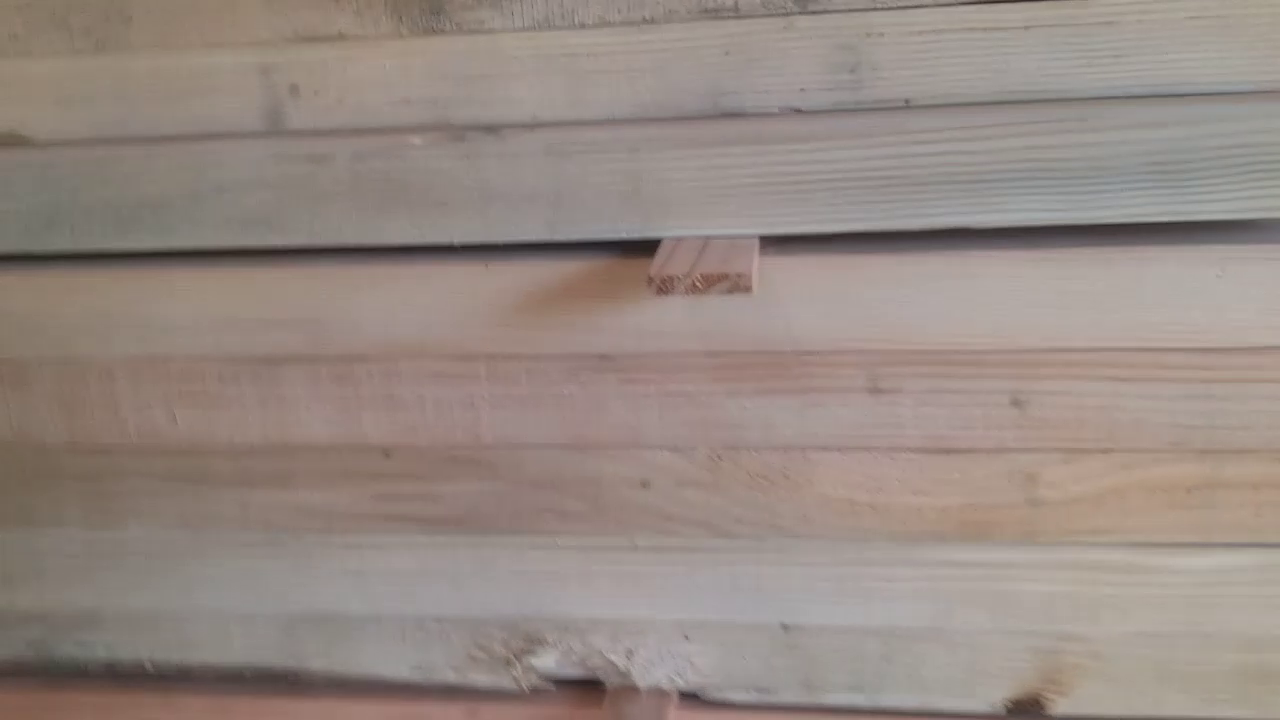
#> input picture frame 9 of Videos/test.mp4, 1280 x 720 px, given in place of test_vid.mp4, which was not available
$ python BattenTest.py
#> lines starting #> are read from the running program, lines starting #| are printed output that depends on the picture; after the words box and inside, x2 and y2 are one past the last pixel; in counts of white or black regions, pixels touching at a corner belong together; pictures that were not available may be replaced by others from this repository, and a replacement may not be noted
#> further down, frame is the input picture: shape (720, 1280, 3); mean B, G, R 130.9, 137.6, 150.4
'''
This program was an attempt to detect a stack of battens,
then identify individual battens within the stack.

@author: Sabrina Lesser (Sabrina.Lesser@rfpco.com)
@date last modified: 7/27/21
'''
import cv2 as cv
import numpy as np

#bgr color range for battens
b_low = 130
b_high = 180
g_low = 130
g_high = 190
r_low = 150
r_high = 200

#hsv color range for battens
h_low = 0
h_high = 110
s_low = 0
s_high = 110
v_low = 110
v_high = 210

'''
Find the region of interest that the stack resides in
@param im a frame including a stack of battens
@return a frame including only the stack
'''
def detect_stack(im):
    ret = im.copy()

    #convert frame to hsv
    hsv = cv.cvtColor(im, cv.COLOR_BGR2HSV)
#> hsv: shape (720, 1280, 3); mean H, S, V 18.5, 33.9, 150.5

    #filter out colors outside the range
    lower_hsv = np.array([h_low, s_low, v_low])
    higher_hsv = np.array([h_high, s_high, v_high])
    mask = cv.inRange(hsv, lower_hsv, higher_hsv)
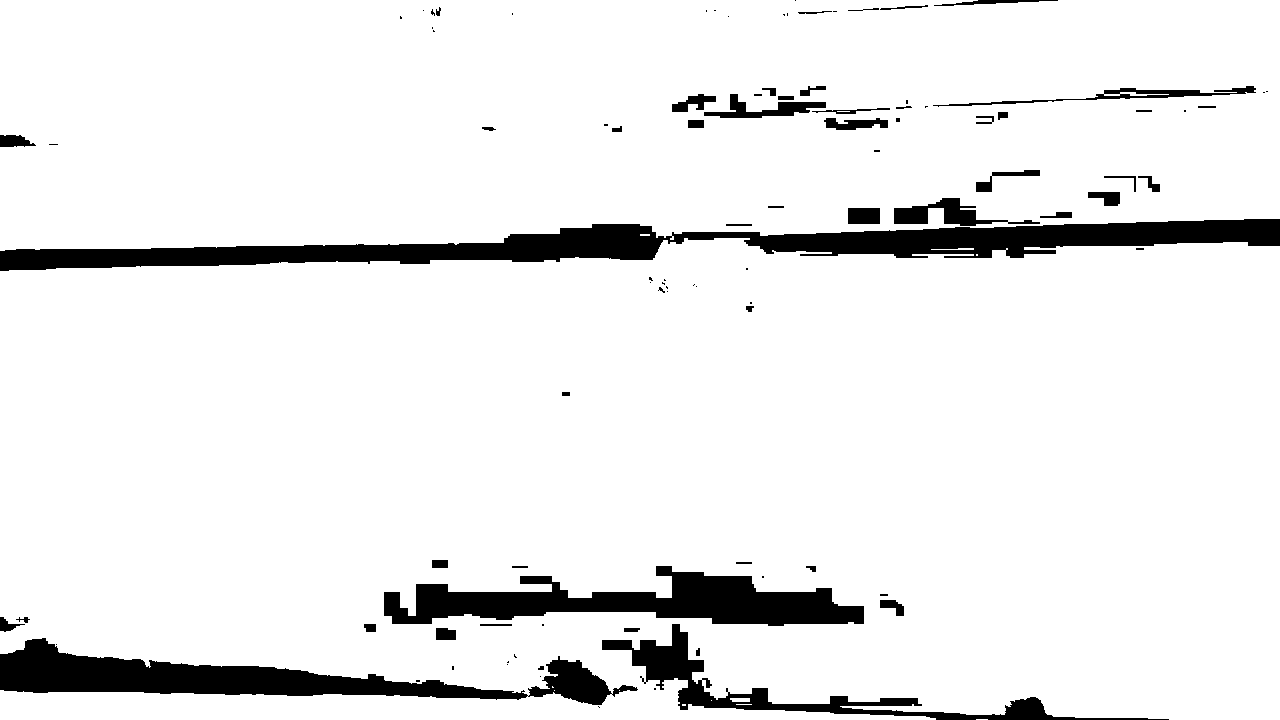
#> mask: shape (720, 1280); 92% white; 97 black regions (47 under 20 px), largest, box (x1, y1, x2, y2) and area: (0, 219, 1280, 271) 26844, (0, 638, 638, 705) 15700, (384, 566, 864, 626) 14132
    hsv_filter = cv.bitwise_and(frame, frame, mask=mask)
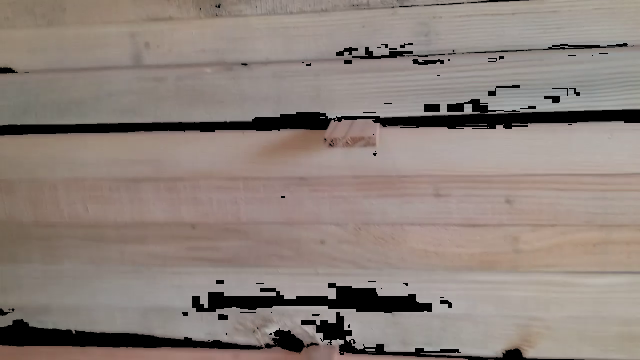
#> hsv_filter: shape (720, 1280, 3) (shown at 1/2 size); mean B, G, R 122.5, 129.1, 141.3

    #blur the image and find the contours
    blur = cv.medianBlur(hsv_filter, 5)
    blur2 = cv.bilateralFilter(blur, 7, 75, 75)
    edges = cv.Canny(image=blur2, threshold1=100, threshold2=200)
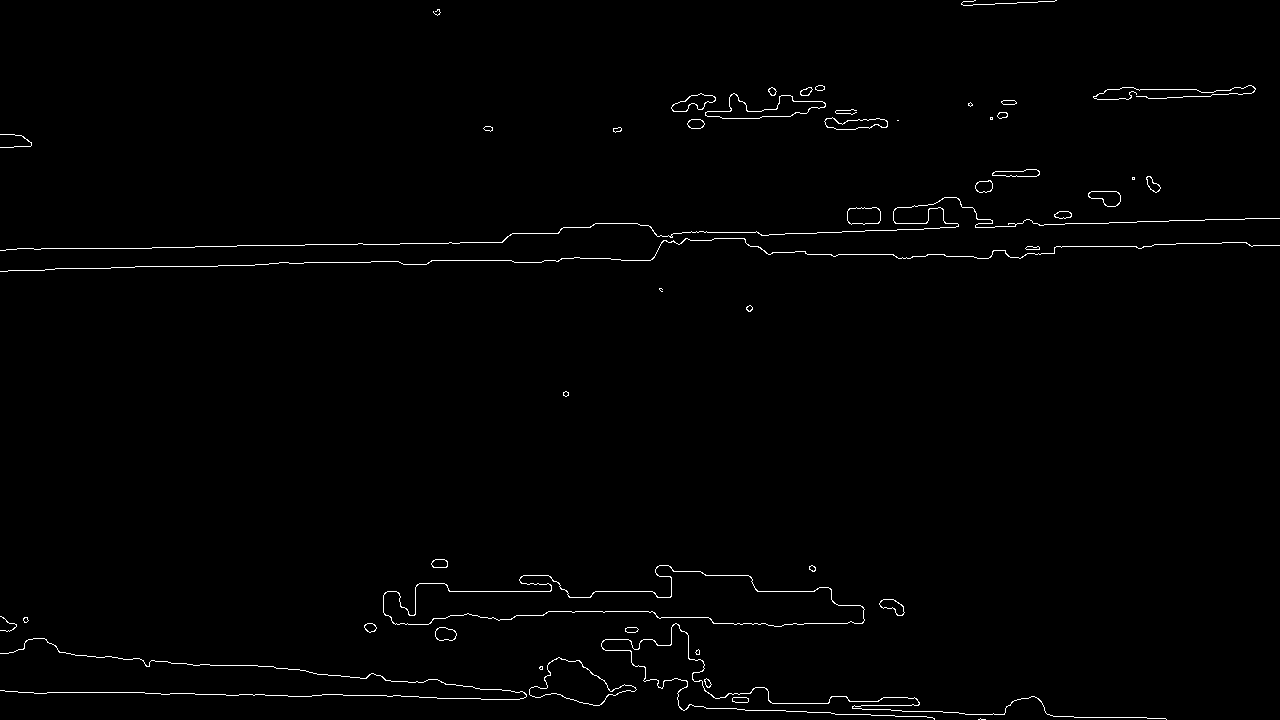
#> edges: shape (720, 1280); 1% white in thin lines or dots
    contours, hierarchy = cv.findContours(edges, cv.RETR_TREE, cv.CHAIN_APPROX_SIMPLE)
#> contours = 86 contours, 24 with area under 20; largest, box (x1, y1, x2, y2) and area: (383, 565, 865, 627) 14284, (383, 565, 865, 627) 14208, (529, 657, 637, 706) 2320, (529, 657, 637, 706) 2286, (705, 93, 826, 119) 1278

    #find the area of each contour
    areas = [cv.contourArea(c) for c in contours]
#> areas = 86 values, max 14283.5 at index 26, min 0 at index 0, mean 501.6


    flag = False
    x = 0
    y = 0
    w = 0
    h = 0
    #find the largest contour that is the right color
    while not flag and len(areas) > 0:
        #get the bounding rectangle of the contour with the largest area
        idx = np.argmax(areas)
        x,y,w,h = cv.boundingRect(contours[idx])
        bounded = np.copy(im[y:y+h,x:x+w])

        #find the colors within the rectangle as a histogram
        bgr_planes = cv.split(bounded)
        b_hist = cv.calcHist(bgr_planes, [0], None, [256], (0, 256), accumulate=False)
        g_hist = cv.calcHist(bgr_planes, [1], None, [256], (0, 256), accumulate=False)
        r_hist = cv.calcHist(bgr_planes, [2], None, [256], (0, 256), accumulate=False)

        #find the most common colors
        idx_b = np.argmax(b_hist)
        idx_g = np.argmax(g_hist)
        idx_r = np.argmax(r_hist)

        #if the dominant colors are within the range, then use that contour
        if( idx_b > b_low and idx_b < b_high and \
            idx_g > g_low and idx_g < g_high and \
            idx_r > r_low and idx_r < r_high ):
            flag = True
        #otherwise remove that contour and go to the next one
        else:
            areas.pop(idx)
#> this loop made 1 pass
#> (idx, x, y, w, h, idx_b, idx_g, idx_r) on pass 1: (26, 383, 565, 482, 62, 158, 162, 169)
#> pass 1, in detect_stack, `bounded = np.copy(im[y:y+h,x:x+w])`:
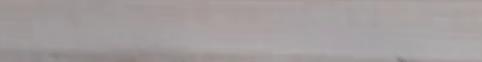
#> bounded: shape (62, 482, 3); mean B, G, R 157.9, 157.4, 163.7
    #return the ROI including the stack
    stack = np.copy(ret[y:y+h,x:x+w])
    cv.imshow("Ret",stack)
    if flag:
        return ret[y:y+h,x:x+w]
    else:
        return []

'''
Find the locations of the battens within the frame
@param im a frame of a stack of battens
@return the lines that show the locations of the battens
'''
def detect_battens(im):
    #convert to grayscale and blur the image
    ret = im.copy()
    gray = cv.cvtColor(im, cv.COLOR_BGR2GRAY)
    blur = cv.bilateralFilter(gray, 7, 75, 75)

    #edge detection
    edges = cv.Canny(image=blur, threshold1=0, threshold2=255)

    #find the straight lines for the edges and return them
    lines = cv.HoughLinesP(edges, rho=1, theta=np.pi/90, threshold=2, minLineLength=200, maxLineGap=40)
    if lines is not None:
        for line in lines:
            cv.line(ret,(line[0][0],line[0][1]),(line[0][2],line[0][3]),(255,0,0),1)
    return ret

'''
Main
'''
if __name__=='__main__':
    #open the video
    count = 0
    cap = cv.VideoCapture("./Videos/test_vid.mp4")
    if(cap.isOpened() == False):
        print("Video failed to open")
    pause = False
    #process video frame by frame
    while(cap.isOpened()):
        if not pause:
            ret, frame = cap.read()
        if(ret):
            #Show original frame
            cv.imshow("Frame",frame)
            #Get stack ROI and show it
            stack = detect_stack(frame.copy())
            if len(stack) > 0:
                cv.imshow("Stack", stack)
                #Enlarge the frame, then get the batten lines and show them
                width = int(stack.shape[1] * 2)
                height = int(stack.shape[0] * 2)
                dim = (width, height)
                resized = cv.resize(stack, dim, interpolation=cv.INTER_AREA)
                battens = detect_battens(resized.copy())
#> in detect_battens, `lines = cv.HoughLinesP(edges, rho=1, theta=np.pi/90, threshold=2, minL..`: lines = None
                cv.imshow("Battens", battens)
        else:
            print("Failed to read frame")
            break
        #Control keys
        key = cv.waitKey(1)
#> (key Esc is pressed here)
        if(key == 27 or key == 113): #esc or q
            break
        elif(key == 115): #s
            cv.imwrite("Screenshot"+str(count)+".jpg", frame)
            count += 1
        elif(key == 112): #p
            pause = not pause
        elif(key != -1):
            print(key)

$ run again, starting later in the video
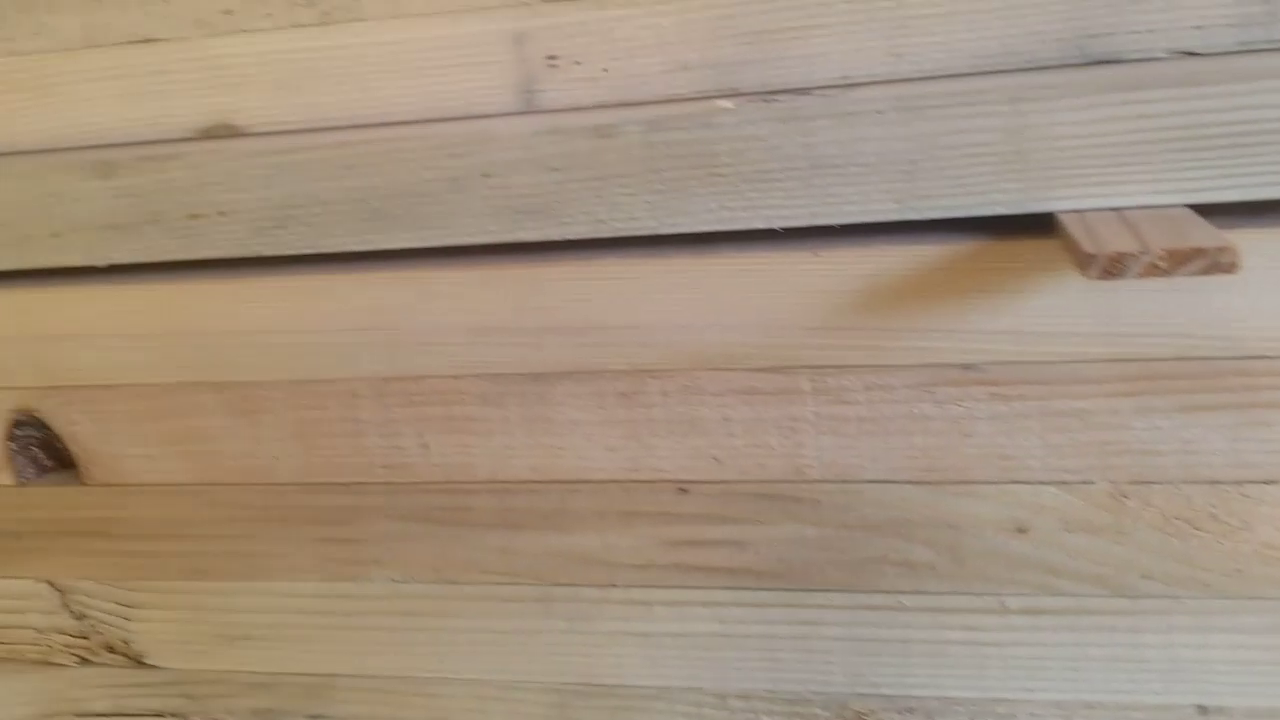
#> input picture frame 42 of Videos/test.mp4, 1280 x 720 px, given in place of test_vid.mp4, which was not available
#> frame is the input picture: shape (720, 1280, 3); mean B, G, R 126.6, 146.2, 164.3
#> hsv: shape (720, 1280, 3); mean H, S, V 16, 59.3, 164.3
#> in detect_stack, `mask = cv.inRange(hsv, lower_hsv, higher_hsv)`:
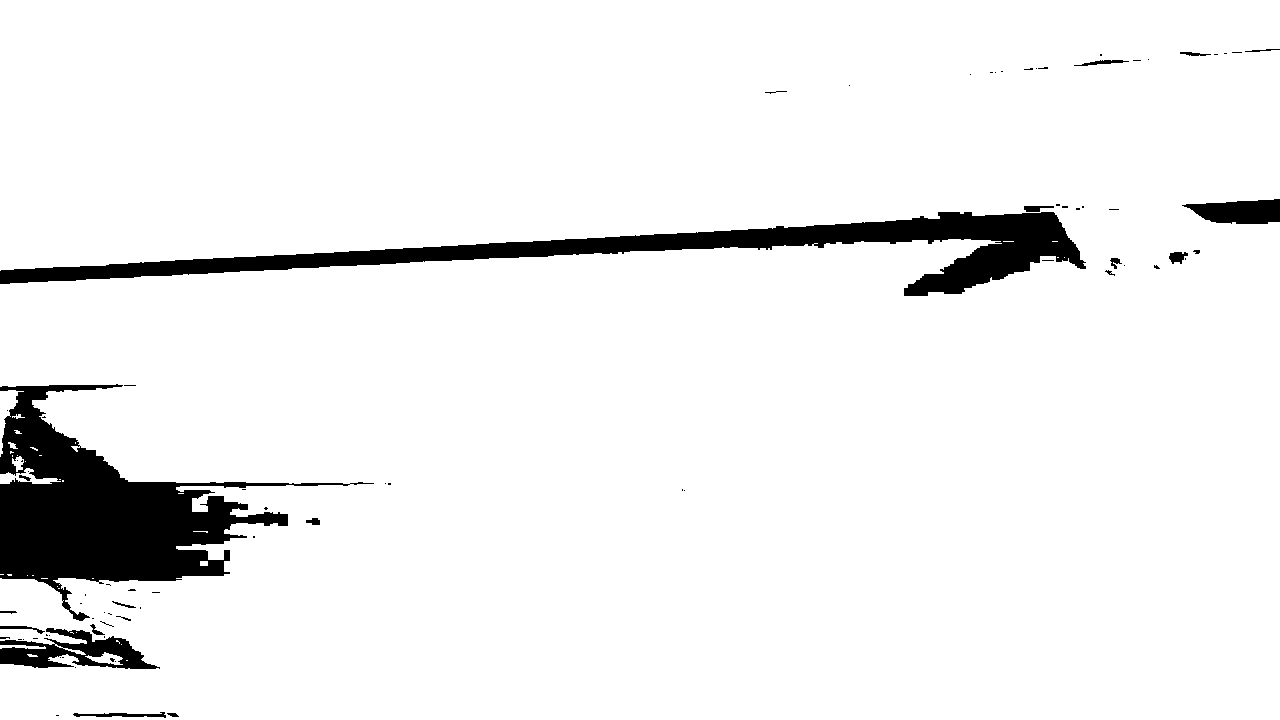
#> mask: shape (720, 1280); 93.7% white; 81 black regions (59 under 20 px), largest, box (x1, y1, x2, y2) and area: (0, 384, 374, 621) 28509, (0, 212, 1086, 296) 22850, (0, 628, 160, 669) 3179
#> in detect_stack, `edges = cv.Canny(image=blur2, threshold1=100, threshold2=200)`:
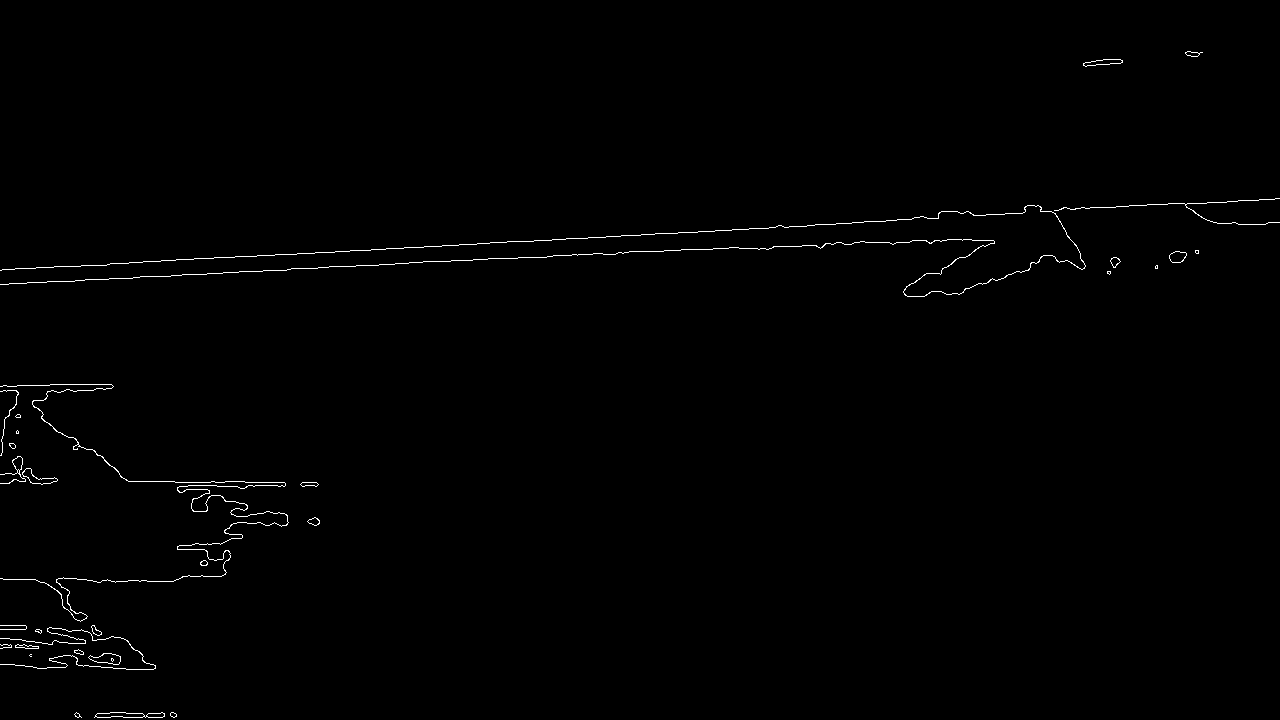
#> edges: shape (720, 1280); 0.63% white in thin lines or dots
#> contours = 58 contours, 23 with area under 20; largest, box (x1, y1, x2, y2) and area: (94, 712, 165, 718) 262, (88, 653, 121, 665) 225, (88, 653, 121, 665) 222, (22, 468, 58, 485) 208, (22, 468, 58, 485) 202
#> in detect_stack, `areas = [cv.contourArea(c) for c in contours]`: areas = 58 values, max 262 at index 2, min 0 at index 7, mean 58.05
#> the loop in detect_stack, `while not flag and len(areas) > 0:` made 58 passes
#> (idx, x, y, w, h, idx_b, idx_g, idx_r) on passes 1 to 8: (2, 94, 712, 71, 6, 32, 64, 84), (7, 29, 654, 3, 3, 92, 135, 162), (7, 29, 654, 3, 3, 92, 135, 162), (26, 307, 517, 13, 9, 83, 115, 147), (26, 307, 517, 13, 9, 83, 115, 147), (3, 146, 712, 19, 6, 63, 95, 115), (48, 1169, 251, 18, 12, 71, 96, 131), (48, 1169, 251, 18, 12, 71, 96, 131)
#> after the loop in detect_stack, `while not flag and len(areas) > 0:`: areas = []

$ run again, starting later in the video
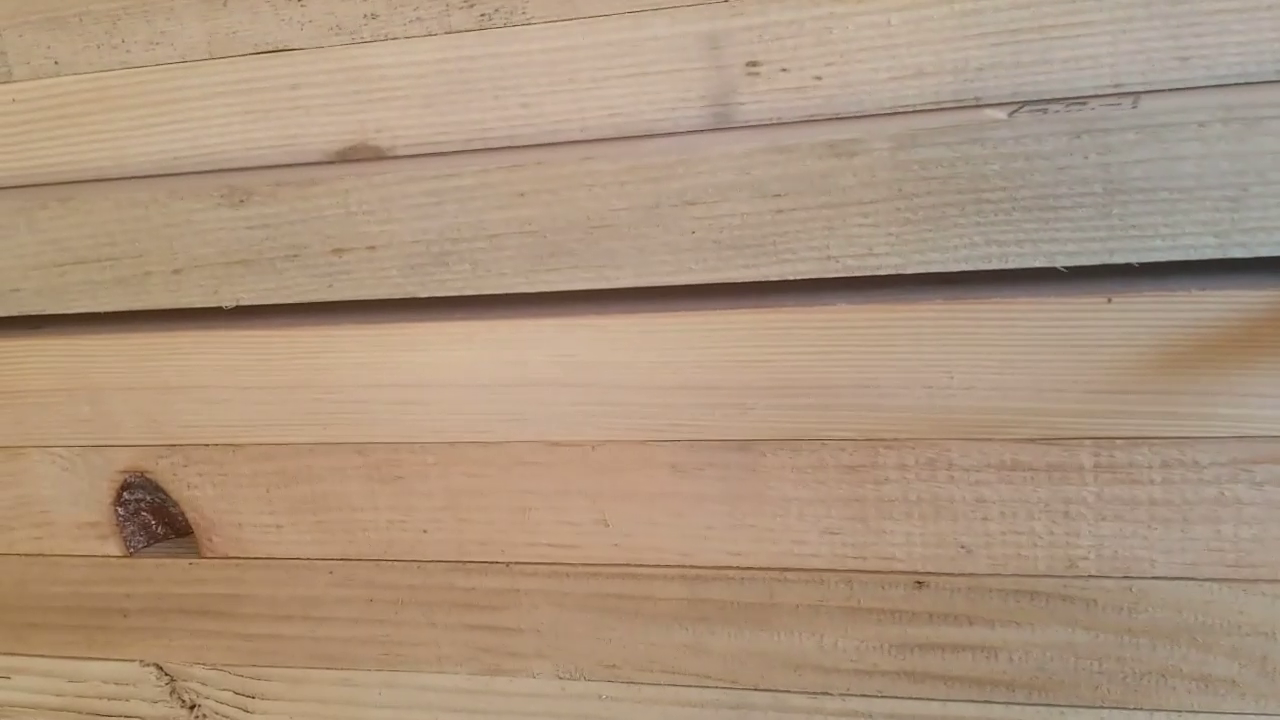
#> input picture frame 75 of Videos/test.mp4, 1280 x 720 px, given in place of test_vid.mp4, which was not available
#> frame is the input picture: shape (720, 1280, 3); mean B, G, R 126.6, 149.3, 173.1
#> hsv: shape (720, 1280, 3); mean H, S, V 15.2, 68.9, 173.1
#> in detect_stack, `mask = cv.inRange(hsv, lower_hsv, higher_hsv)`:
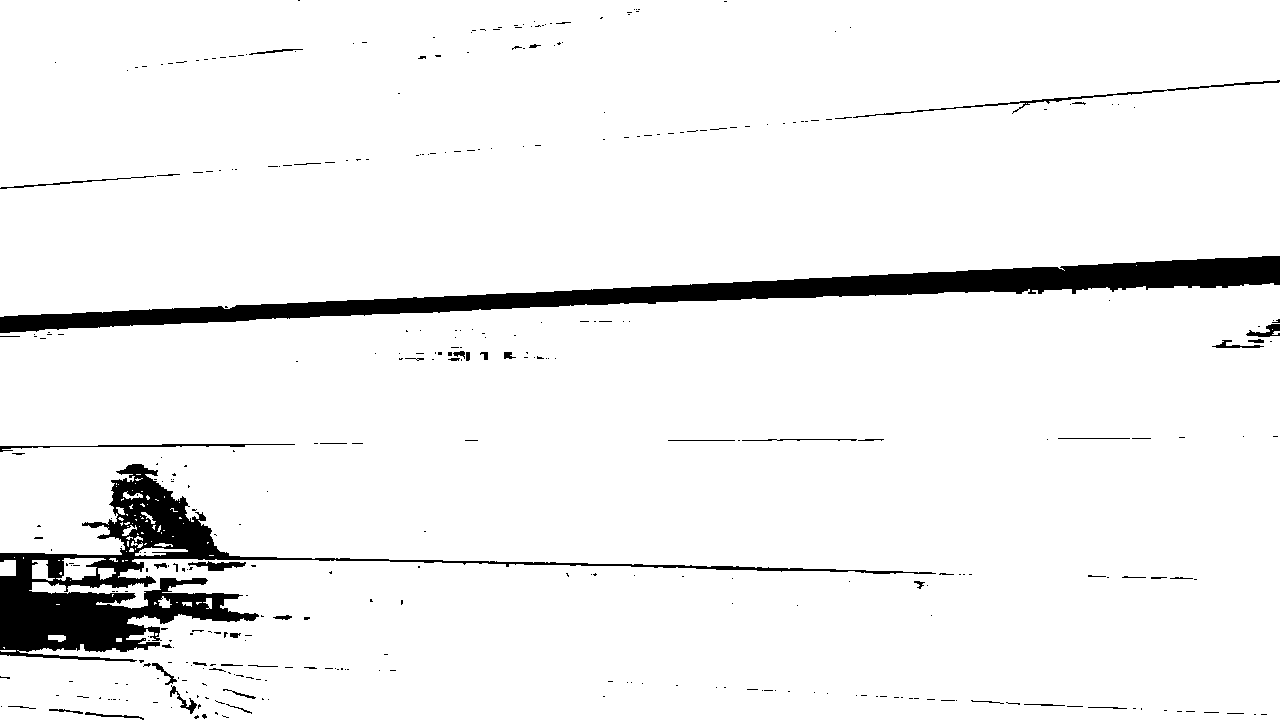
#> mask: shape (720, 1280); 94.4% white; 374 black regions (323 under 20 px), largest, box (x1, y1, x2, y2) and area: (0, 256, 1280, 333) 23854, (0, 464, 936, 662) 21622, (853, 80, 1280, 118) 830
#> edges: shape (720, 1280); 0.8% white in thin lines or dots
#> contours = 158 contours, 77 with area under 20; largest, box (x1, y1, x2, y2) and area: (61, 557, 115, 581) 776, (61, 557, 115, 581) 764, (709, 565, 808, 572) 384, (710, 565, 804, 572) 383, (137, 542, 186, 556) 266
#> areas = 158 values, max 776 at index 99, min 0 at index 29, mean 44.73
#> the loop in detect_stack, `while not flag and len(areas) > 0:` made 158 passes
#> (idx, x, y, w, h, idx_b, idx_g, idx_r) on passes 1 to 3: (99, 61, 557, 54, 24, 97, 132, 167), (99, 61, 557, 54, 24, 97, 132, 167), (55, 709, 565, 99, 7, 116, 143, 178)
#> pass 1, in detect_stack, `bounded = np.copy(im[y:y+h,x:x+w])`:
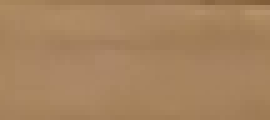
#> bounded: shape (24, 54, 3) (shown 5 times larger); mean B, G, R 94.8, 131, 166.1
